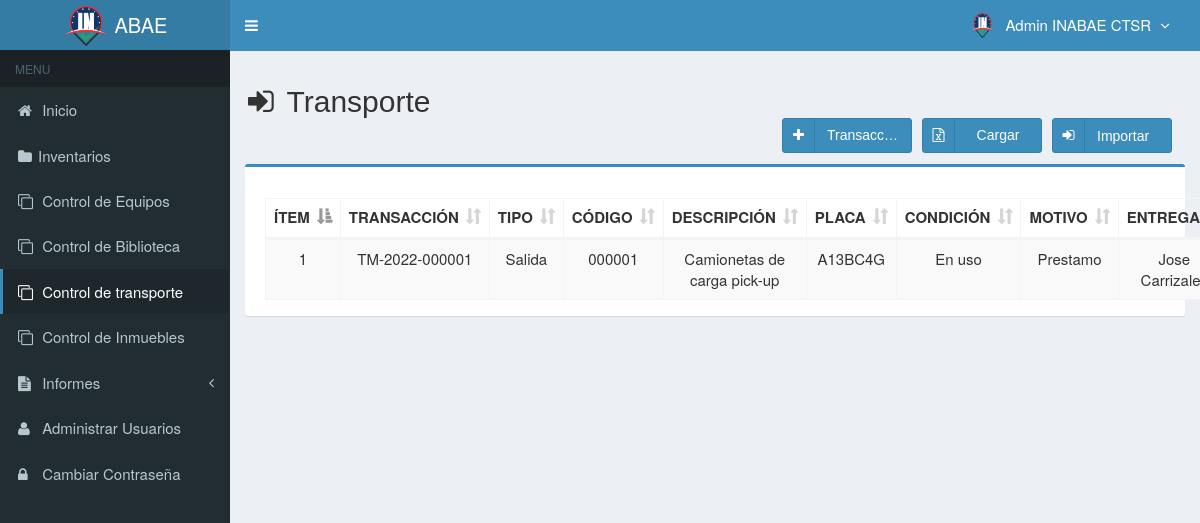
Page /main.php?module=transaccion_equipos_transporte (signed in) on the earlier database version.
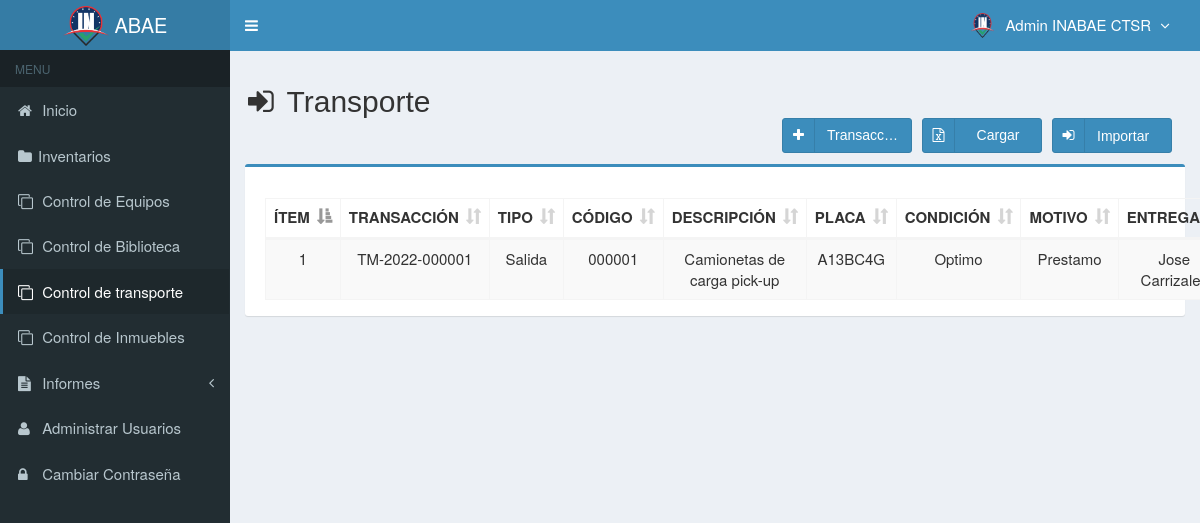
Same page on the later database version.
### tables this page shows
CREATE TABLE `transaccion_equipos_transporte` (
  `codigo_transaccion` varchar(15) NOT NULL,
  `codigo` varchar(7) NOT NULL,
  `motivo` varchar(300) NOT NULL,
  `recibe` varchar(300) NOT NULL,
  `cedula_r` int(15) NOT NULL,
  `empresa_r` varchar(300) NOT NULL,
  `entrega` varchar(300) NOT NULL,
  `cedula_e` int(15) NOT NULL,
  `empresa` varchar(300) NOT NULL,
  `lugar_e` varchar(300) NOT NULL,
  `lugar_r` varchar(300) NOT NULL,
  `created_user` int(3) NOT NULL,
  `created_date` timestamp NOT NULL DEFAULT CURRENT_TIMESTAMP,
  `tipo_transaccion` varchar(300) NOT NULL
);

CREATE TABLE `transporte` (
  `codigo` varchar(10) NOT NULL,
  `descripcion` varchar(40) NOT NULL,
  `placa` varchar(15) NOT NULL,
  `marca` varchar(300) DEFAULT NULL,
  `tipo` varchar(300) DEFAULT NULL,
  `modelo` varchar(300) DEFAULT NULL,
  `color` varchar(20) DEFAULT NULL,
  `condicion` varchar(300) DEFAULT NULL,
  `unidad` varchar(300) DEFAULT NULL,
  `ubicacion` varchar(300) DEFAULT NULL,
  `responsable` varchar(300) DEFAULT NULL,
  `pertenece` varchar(300) DEFAULT NULL,
  `cedula` varchar(15) DEFAULT NULL,
  `sede` varchar(300) DEFAULT NULL,
  `nmroCarroceria` varchar(300) DEFAULT NULL,
  `anio` varchar(10) DEFAULT NULL,
  `tipoCombustible` varchar(30) DEFAULT NULL,
  `created_user` int(5) DEFAULT NULL,
  `created_date` timestamp NULL DEFAULT NULL,
  `updated_date` timestamp NULL DEFAULT NULL,
  `estado` enum('chequeado','nochequeado') DEFAULT 'chequeado',
  `updated_user` int(5) DEFAULT NULL,
  `categoria` varchar(30) DEFAULT NULL
);

### modules/transaccion_equipos_Transporte/view.php (the view, shortened to what this page needs)
<section class="content-header">
  <h2>
    <i class="fa fa-sign-in icon-title"></i> Transporte
    <form action="database/excel_to_mysql_control_vehiculos.php" method="POST" enctype="multipart/form-data">
      <button class="btn btn-primary btn-social pull-right botones" name="archivo" data-toggle="tooltip">
        <i class="fa fa-sign-in"></i></i>Importar&nbsp;&nbsp;
      </button>
      <a class="btn btn-primary btn-social pull-right botones" data-toggle="tooltip">
          <i class="fa fa-file-excel-o"></i>
          <div class="textoInput">
            Cargar
          </div>
      </a>
      <a class="btn btn-primary btn-social pull-right botones anchoInput" href="?module=form_transaccion_equipos_transporte&form=add" data-toggle="tooltip">
        <i class="fa fa-plus"></i> Transacción
      </a>
    </form>
  </h2>
 <br/>
</section>
<section class="content">
  <div class="row">
    <div class="col-md-12">
      <div class="box box-primary">
        <div class="box-body">
          <table id="dataTables1" class="table table-bordered table-striped table-hover">
            <thead>
              <tr>
                <th class="center">ÍTEM</th>
                <th class="center">TRANSACCIÓN</th>
                <th class="center">TIPO</th>
                <th class="center">CÓDIGO</th>
                <th class="center">DESCRIPCIÓN</th>
                <th class="center">PLACA</th>
                <th class="center">CONDICIÓN</th>
                <th class="center">MOTIVO</th>
                <th class="center">ENTREGA</th>
              </tr>
            </thead>
            <tbody>
            <?php
            $no = 1;
            $query = mysqli_query($mysqli, "SELECT a.tipo_transaccion, a.codigo_transaccion, a.codigo,b.codigo,a.motivo,a.created_date,b.tipo, a.codigo, a.entrega, a.empresa_r, a.cedula_e, a.recibe, b.descripcion, a.empresa, a.cedula_r, a.lugar_e, a.lugar_r, b.placa, b.marca, b.condicion
                                            FROM transaccion_equipos_transporte as a INNER JOIN transporte as b ON a.codigo=b.codigo  ORDER BY codigo_transaccion DESC")
                                            or die('error '.mysqli_error($mysqli));
            while ($data = mysqli_fetch_assoc($query)) {
              $originalDate = $data['created_date'];
              $fecha = date("d-m-Y", strtotime($originalDate));
              echo "<tr>
                      <td width='50'  class='center'>$no</td>
                      <td width='100' class='center'>$data[codigo_transaccion]</td>
                      <td width='100' class='center'>$data[tipo_transaccion]</td>
                      <td width='100' class='center'>$data[codigo]</td>
                      <td width='100' class='center'>$data[descripcion]</td>
                      <td width='100' class='center'>$data[placa]</td>
                      <td width='100' class='center'>$data[condicion]</td>
                      <td width='100' class='center'>$data[motivo]</td>
                      <td width='100' class='center'>$data[entrega]</td>
                      <td width='100' class='center'>$data[cedula_e]</td>
                      <td width='100' class='center'>$data[lugar_e]</td>
                      <td width='100' class='center'>$data[empresa]</td>
                      <td width='100' class='center'>$data[recibe]</td>
                      <td width='100' class='center'>$data[cedula_r]</td>
                      <td width='100' class='center'>$data[lugar_r]</td>
                      <td width='100' class='center'>$data[empresa_r]</td>
                      <td width='100' class='center'>$fecha</td>
                    </tr>";
              $no++;
            }
            ?>
            </tbody>
          </table>
        </div>
      </div>
    </div>
  </div>
</section><!-- /.content

Differences in the rows shown:
changed through a linked row, transaccion_equipos_transporte "Salida": transporte.condicion "En uso" → "Optimo"
